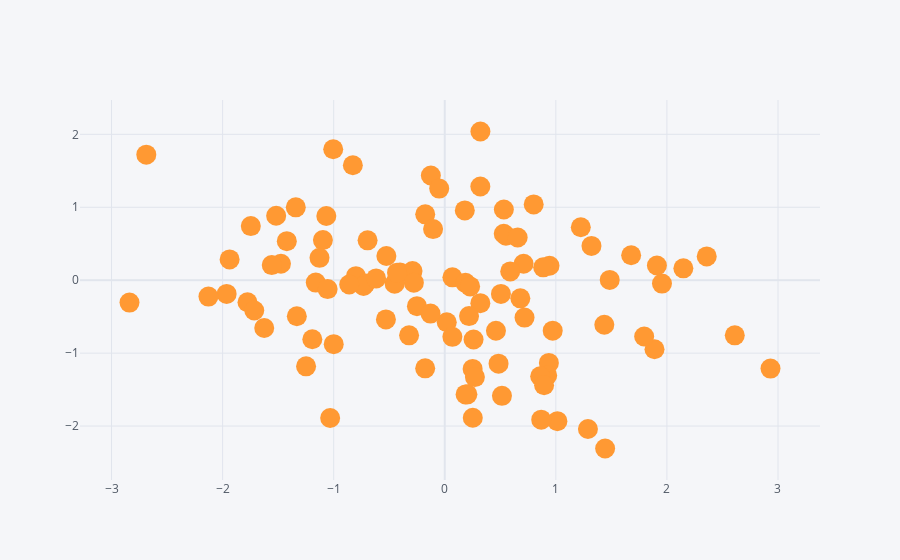

The notebook cell this image was saved under:
### Code cell
df.iplot(kind = 'scatter', x = 'A', y = 'B',mode = 'markers', size = 20)
